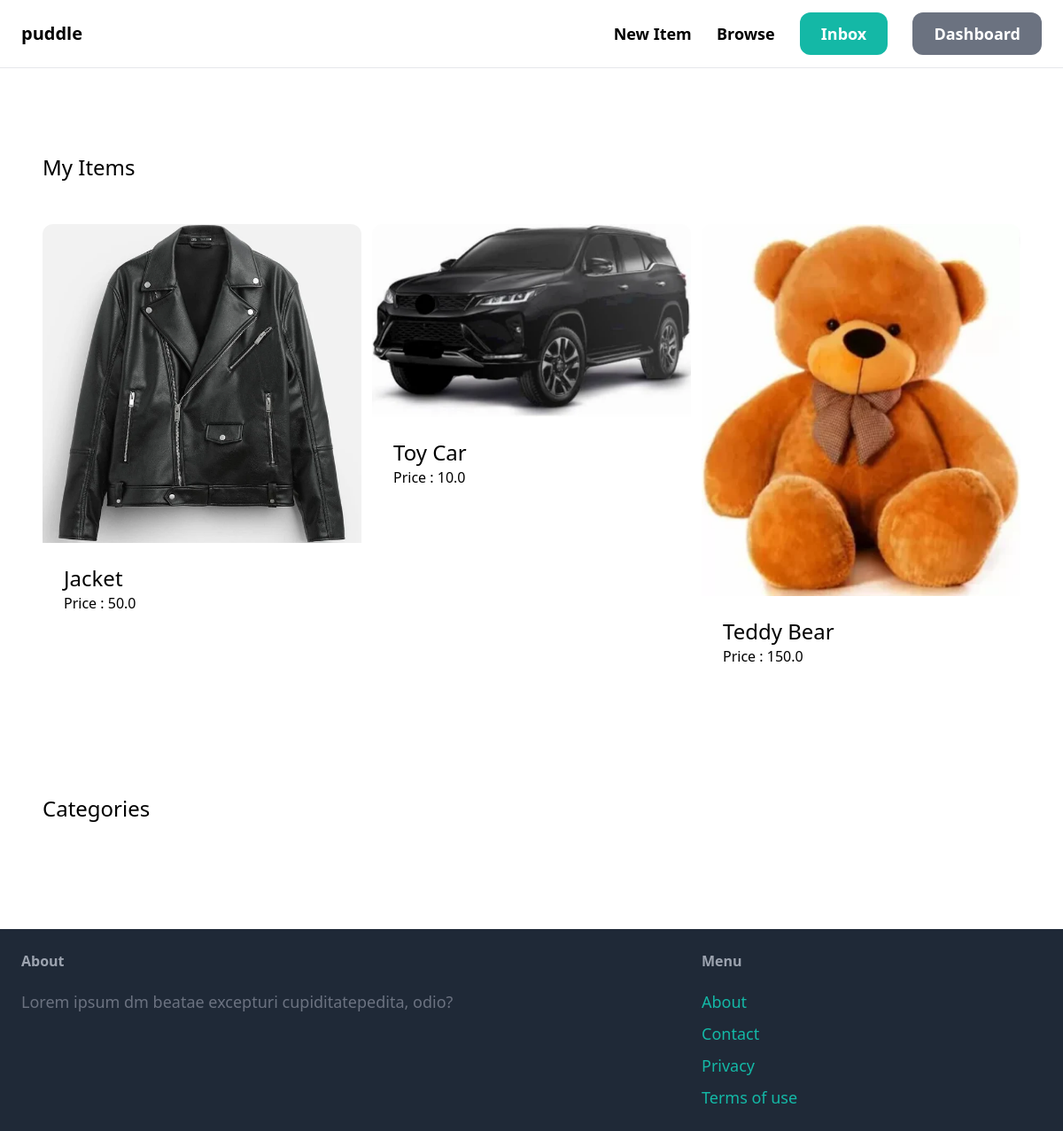
The page /dashboard/ (signed in) on the database its author committed.
### items/models.py (models this page shows, shortened)
class Item(models.Model):
    category = models.ForeignKey(Category, related_name='items', on_delete=models.CASCADE)
    name = models.CharField(max_length=200)
    description = models.TextField(blank=True, null=True)
    price = models.FloatField()
    image= models.ImageField(upload_to='item_images', blank=True  ,null= True)
    is_sold = models.BooleanField(default=False)
    created_by = models.ForeignKey(User, related_name='items', on_delete=models.CASCADE)
    created_at = models.DateTimeField(auto_now_add=True)

### dashboard/views.py (the view)
# urls.py: path('', views.index, name ='index'),
@login_required
def index(request):
    items = Item.objects.filter(created_by=request.user)
    return render(request, 'dashboard/index.html',{
        'items': items,
    })

### dashboard/templates/dashboard/index.html (shortened to what this page needs)
{% extends 'core/base.html' %}
{% block content %}
<div class="mt-6 px-6 py-12 bg-grey-100 rounded-xl">
    <h2 class="mb-12 text-2xl text-centre">My Items</h2>
    <div class = "grid grid-cols-3 gap-3">
        {% for item in items %}
            <div>
                <a href="{% url 'items:detail' item.id %}">
                    <div>
                        <img src="{{ item.image.url }}" class="rounded-t-xl">
                    </div>
                    <div class="p-6 bg-white rounded-b-xl">
                        <h2 class="text-2xl">{{ item.name }}</h2>
                        <p class="text-grey-500">Price : {{ item.price}}</p>
                    </div>
                </a>
            </div>
            {% endfor %}
    </div>
</div>
<div class="mt-6 px-6 py-12 bg-grey-100 rounded-xl">
    <h2 class="mb-12 text-2xl text-centre">Categories</h2>
</div>
{% endblock %}

### rows shown on the page
Item: image (picture), name "Jacket", price "50.0"
Item: image (picture), name "Toy Car", price "10.0"
Item: image (picture), name "Teddy Bear", price "150.0"
